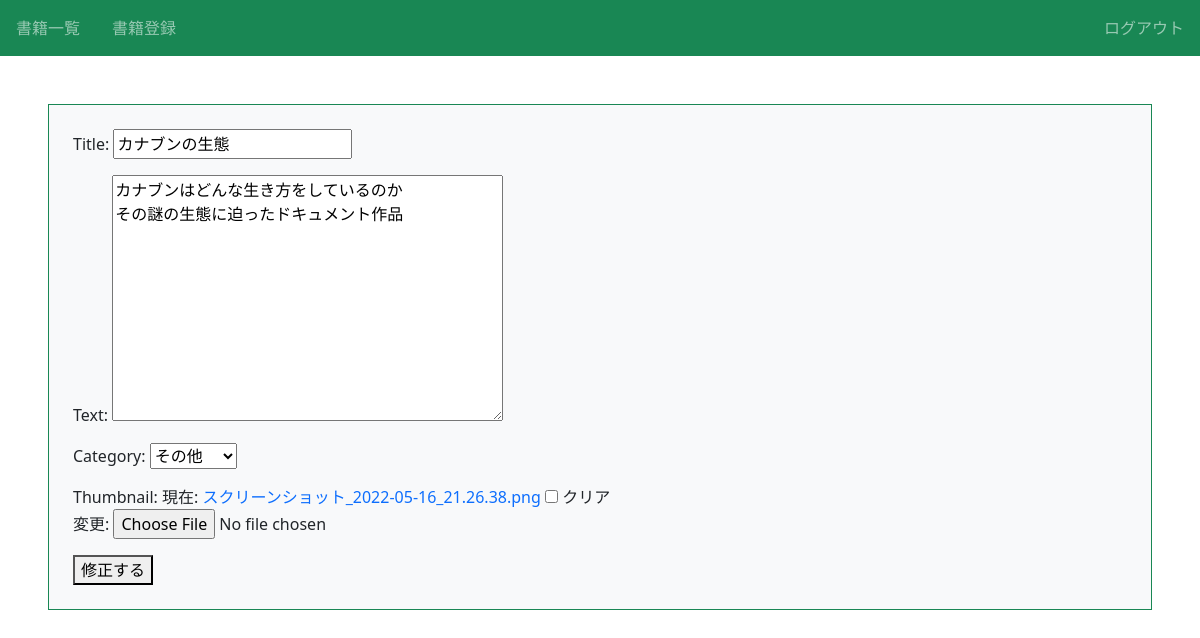
/book/10/update (signed in), run on the app's committed database.
### bookapp/models.py (models this page shows, shortened)
class Book(models.Model):
    title = models.CharField(max_length=100)
    text = models.TextField()
    thumbnail = models.ImageField(null=True, blank=True)
    category = models.CharField(
        max_length=100,
        choices = CATEGORY
    )
    user = models.ForeignKey('auth.User', on_delete=models.CASCADE)

### bookapp/views.py (the view, shortened to what this page needs)
# urls.py: path('book/<int:pk>/update', views.UpdateBookView.as_view(), name='update-book'),
class UpdateBookView(LoginRequiredMixin, UpdateView):
    template_name = 'bookapp/book_update.html'
    model = Book
    fields = ('title', 'text', 'category', 'thumbnail')
    def get_object(self, queryset=None):
        obj = super().get_object(queryset)
        if obj.user != self.request.user:
            raise PermissionDenied
        return obj

### bookapp/templates/bookapp/book_update.html (shortened to what this page needs)
{% extends 'base.html' %}
{% block content %}
    <form method='POST' enctype="multipart/form-data" class="p-4 m-4 bg-light border border-success rouded form-group">
        {{ form.as_p }}
        <button type='submit'>修正する</button>
    </form>
{% endblock content %}

### bookapp/static/bookapp/css/style.css (style rules this page uses)
a { text-decoration: none; }

### data on the page
Book: title "カナブンの生態", text "カナブンはどんな生き方をしているのか その謎の生態に迫ったドキュメント作品", category "その他"
